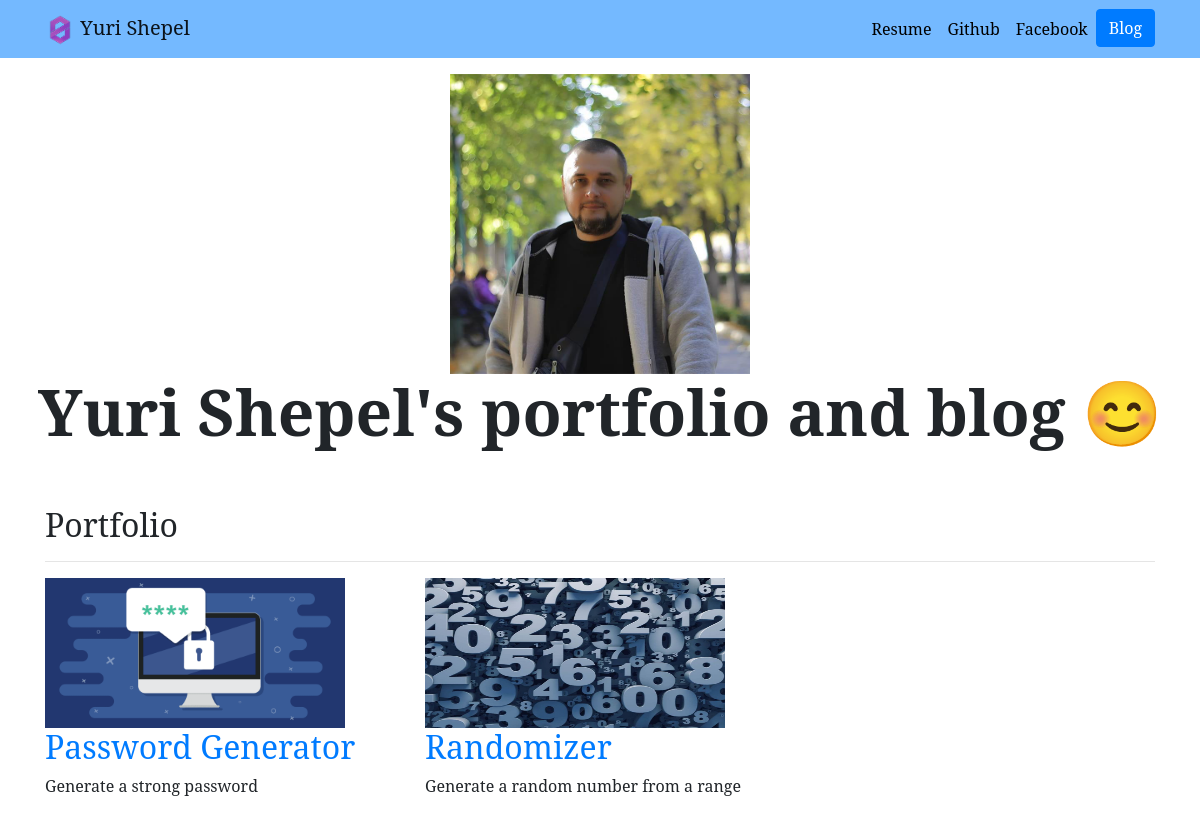
The app's page /, older data.
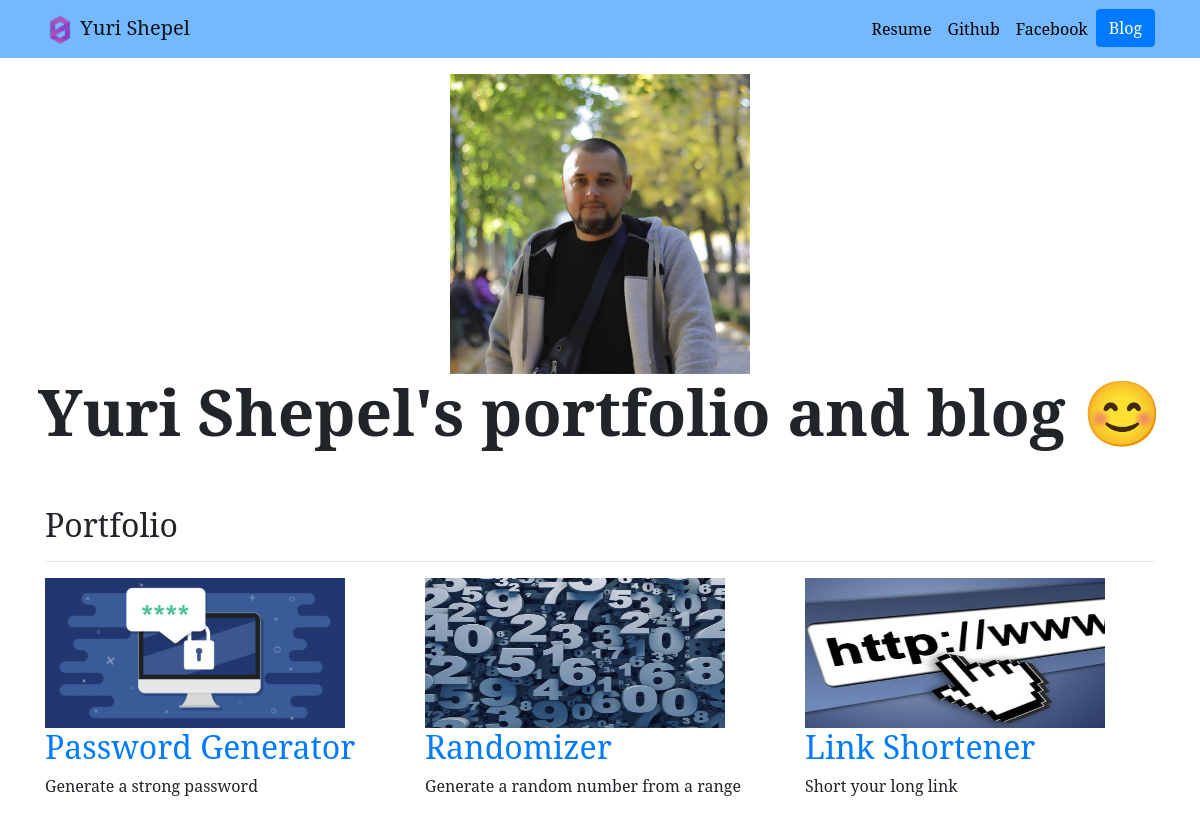
The same page, newer data.
### portfolio/models.py (models this page shows, shortened)
class Project(models.Model):
    title = models.CharField(max_length=100)
    description = models.CharField(max_length=250)
    image = models.ImageField(upload_to='portfolio/images/')
    url = models.URLField(blank=True)

### portfolio/views.py (the view)
# urls.py: 2. Add a URL to urlpatterns:  path('', views.home, name='home')
def home(request):
    projects = Project.objects.all()
    return render(request, 'portfolio/home.html', {'projects': projects})

### portfolio/templates/portfolio/home.html
{% extends 'portfolio/base.html' %}
{% load static %}
{% block content %}
<div class="row justify-content-center mb-3">
    <div class="mt-3">
        <img src="{% static 'portfolio/me.jpg' %}" alt="" width="300">
    </div>
    <div>
        <h1 id="hometext" class="font-weight-bold">Yuri Shepel's portfolio and blog 😊</h1>
    </div>
</div>
    <h2 class="mt-5">Portfolio</h2>
    <hr>
<div class="row">
    {% for project in projects %}
        <div class="col-lg-4 col-md-6">
        <img src="{{ project.image.url }}" width="300" height="150" alt="">
        <h2><a href="{{ project.url }}">{{ project.title }}</a></h2>
        <p>{{ project.description }}</p>
    </div>
    {% endfor %}
</div>
{% endblock %}

### portfolio/templates/portfolio/base.html (shortened to what this page needs)
{% load static %}
<!doctype html>
<html lang="en">
<head>
    <link rel="stylesheet" href="https://stackpath.bootstrapcdn.com/bootstrap/4.4.1/css/bootstrap.min.css"
>
    <link rel="stylesheet" href="{% static 'portfolio/custom.css' %}">
</head>
<body>
<nav id="topNav" class="navbar navbar-expand-md navbar-light" style="background-color: #74b9ff;">
    <div class="container">
        <a class="navbar-brand" href="{% url 'home' %}">
            <img src="{% static 'portfolio/Zeronet_logo.png' %}" width="30" height="30"
                 class="d-inline-block alingh-top" alt="Yuri's Logo">
            <span>Yuri Shepel</span>
        </a>
        <div class="collapse navbar-collapse text-center" id="navbarNav">
            <ul class="navbar-nav ml-auto">
                <li class="nav-item">
                    <a class="nav-link" href="{% static 'portfolio/resume.pdf' %}">Resume</a>
                </li>
                <li class="nav-item">
                    <a class="nav-link" href="https://github.com/YuriShepel" target="_blank">Github</a>
                </li>
                <li class="nav-item">
                    <a class="nav-link" href="https://www.facebook.com/profile.php?id=100000759147803" target="_blank">Facebook</a>
                </li>
                <li>
                    <a role="button" href="{% url 'blog:all_blogs' %}" class="btn btn-primary">Blog</a>
                </li>
            </ul>
        </div>
    </div>
</nav>
<div class="container">
    {% block content %}{% endblock %}
</div>
</body>
</html>
</body>
</html>

### portfolio/static/portfolio/custom.css (style rules this page uses)
.navbar-nav .nav-link { color: rgba(0,0,0,1) !important; }
body { font-family: 'Noto Serif', serif; }
@media (min-width: 992px) { #hometext { font-size: 4rem; } }

Row changes from the older to the newer data that the page shows:
added Project: image (picture), title "Link Shortener", description "Short your long link"
